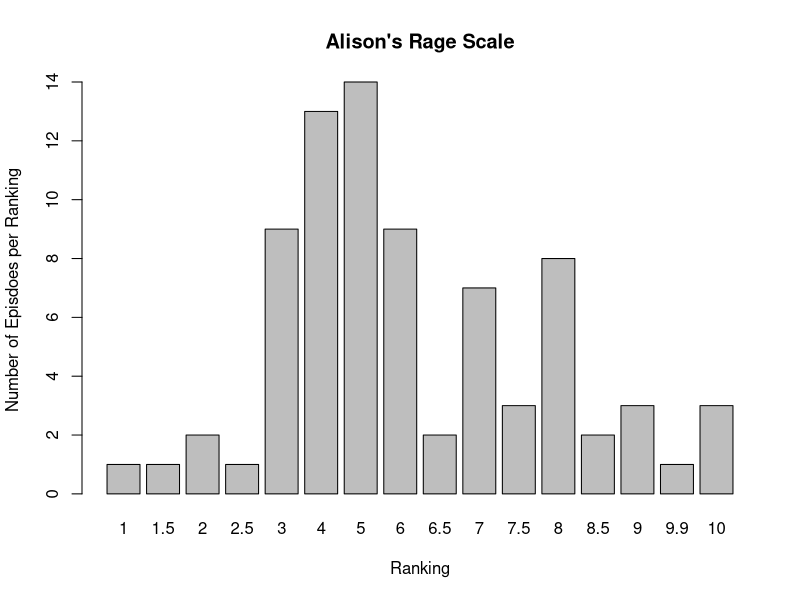
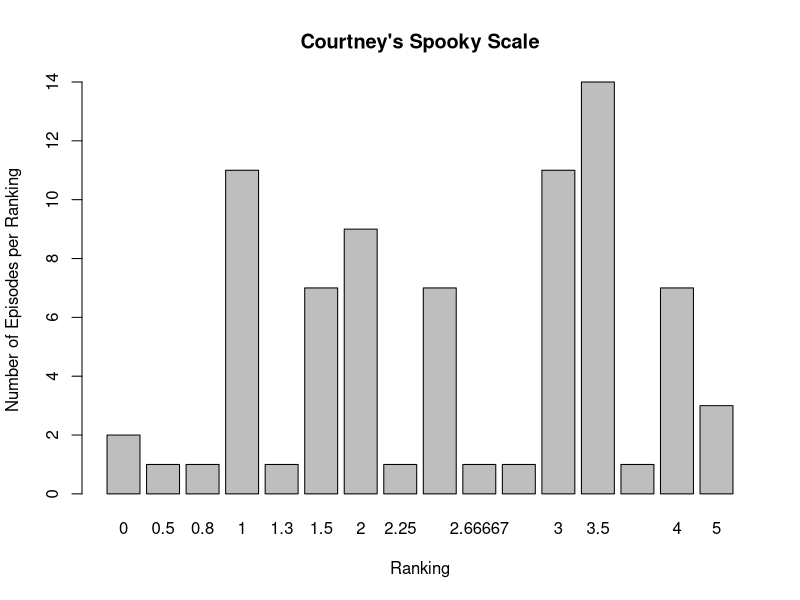

These charts were generated, in order, by the following R code:
setwd("/home/oliver/Documents")

###install.packages("readODS")

XXFiles <- read.csv("Double X Files.csv")
XXFiles$Episode.Title <- NULL
XXFiles[XXFiles==9999] <- NA

rage <- table(XXFiles$Rage)
barplot(rage, main="Alison's Rage Scale",
        xlab="Ranking", ylab="Number of Episdoes per Ranking") 

spooky <- table(XXFiles$Spooky)
barplot(spooky, main = "Courtney's Spooky Scale",
        xlab="Ranking", ylab="Number of Episodes per Ranking")



